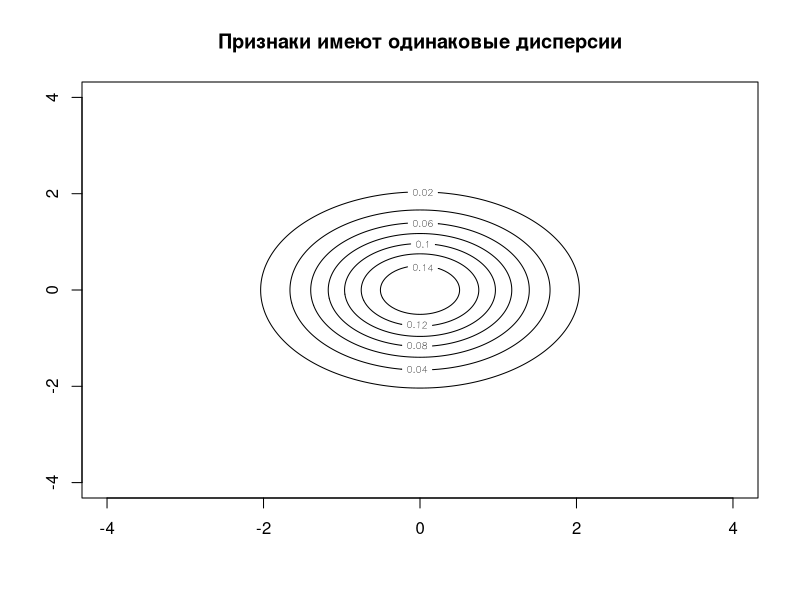

This chart was generated by the following R code:
draw_lines <- function(mu, mtx, title) { #n-мерное гауссовское распределение
  a11 <- mtx[2,2]
  a12 <- mtx[1,2]
  a21 <- mtx[2,1]
  a22 <- mtx[1,1]
  
  det = det(mtx)
  
  A <- a22/det
  B <- a11/det
  C <- (-a12-a21)/det
  D <- (-2*a22*mu[1] + mu[2]*(a12+a21))/det
  E <- (-2*a11*mu[2] + mu[1]*(a12+a21))/det
  F <- (a22*mu[1]^2 + a11*mu[2]^2 - mu[1]*mu[2]*(a12+a21))/det
  
  N <- function(x,y) (1/(sqrt((2*pi)^2*det(mtx))))*exp((-1/2)*(x^2*A + y^2*B + x*y*C + x*D + y*E + F))
  
  x <- seq(-4, 4, 8/200)
  y <- seq(-4, 4, 8/200)
  z <- outer(x, y, N)
  
  contour(x, y, z, main=title)
  
}  


draw_lines(c(0,0), matrix(c(1,0,0,1), 2, 2), title="Признаки имеют одинаковые дисперсии")
#draw_lines(c(0,0), matrix(c(1,1,0,1), nrow=2, ncol=2), title="Признаки коррелированы")
#draw_lines(c(0,0), matrix(c(3,0,0,1), nrow=2, ncol=2), title="Признаки некоррелированы")
#draw_lines(c(0,0), matrix(c(1,0,0,3), nrow=2, ncol=2), title="Признаки некоррелированы")
